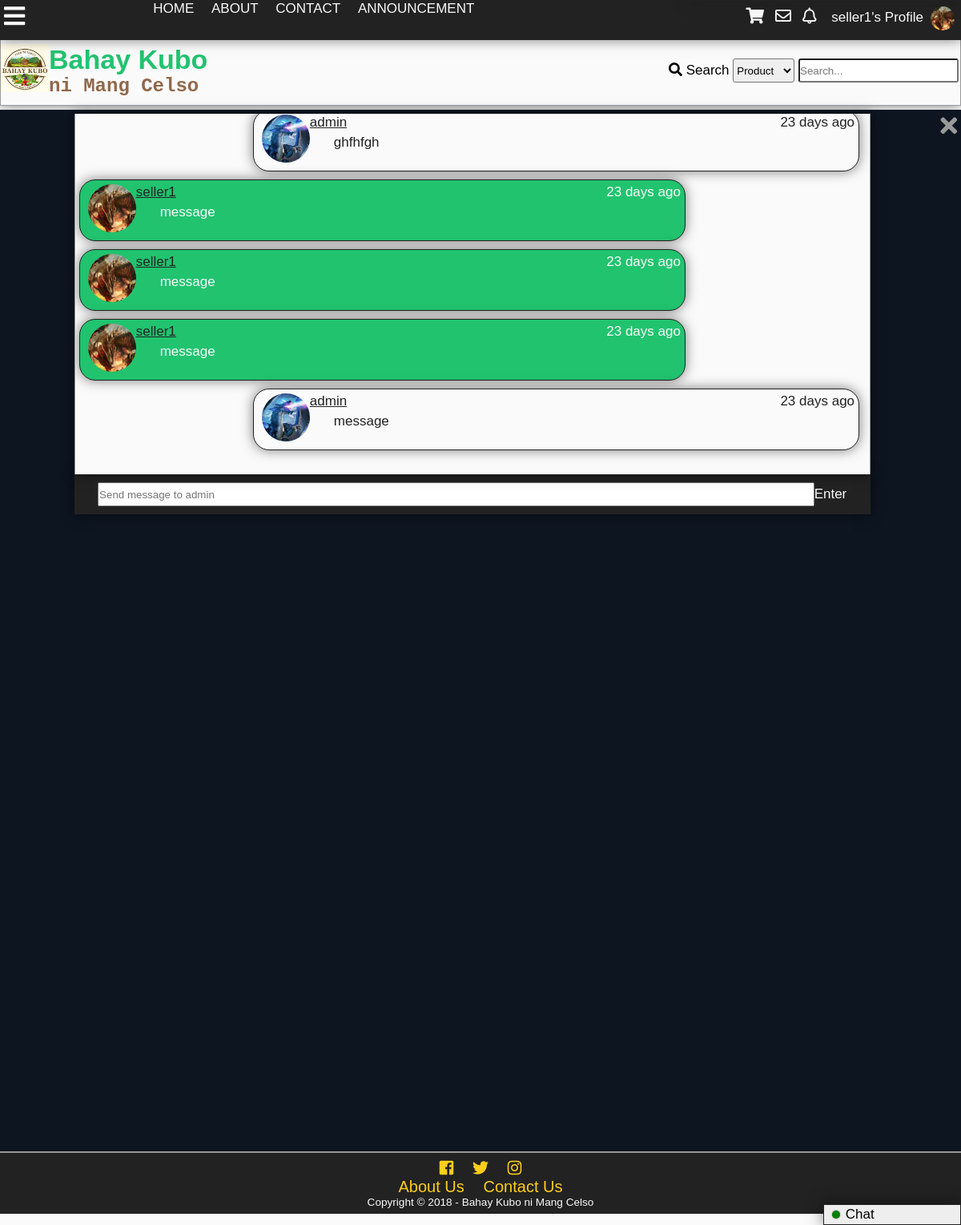
The app's page /inbox.php?id=1 (signed in) with its own data.
### tables this page shows
CREATE TABLE `tbluser` (
  `userid` int(11) NOT NULL,
  `username` varchar(100) NOT NULL,
  `password` varchar(100) NOT NULL,
  `firstname` varchar(100) NOT NULL,
  `middlename` varchar(100) NOT NULL,
  `lastname` varchar(100) NOT NULL,
  `birthday` varchar(20) NOT NULL,
  `datecreated` timestamp NOT NULL DEFAULT '0000-00-00 00:00:00',
  `email` varchar(100) NOT NULL,
  `phone` varchar(100) NOT NULL,
  `location` varchar(255) NOT NULL,
  `usertypeid` int(11) NOT NULL,
  `access` int(11) NOT NULL,
  `imgpath` varchar(200) NOT NULL,
  `bio` text NOT NULL,
  `is_show_email` tinyint(1) NOT NULL,
  `gender` int(11) NOT NULL,
  `lastupdate` timestamp NOT NULL DEFAULT '0000-00-00 00:00:00',
  `lastonline` timestamp NOT NULL DEFAULT '0000-00-00 00:00:00',
  `profileviews` int(11) NOT NULL
);

CREATE TABLE `tblpm` (
  `pmid` int(11) NOT NULL,
  `senderid` int(11) NOT NULL,
  `receiverid` int(11) NOT NULL,
  `message` text NOT NULL,
  `pmdate` datetime DEFAULT NULL,
  `checked` int(11) NOT NULL
);

### inbox.php (the view, shortened to what this page needs)
<?php
include'functions.php';
include'connection.php';
if(isset($_GET['id'])){
	$id=$_GET['id'];
	$sql ="SELECT username FROM tbluser WHERE userid ='$id'";
	$result = $conn->query($sql);
	$fetch = $result->fetch_object();
	$name = $fetch->username;
}else{
	die('This page doesn\'t exist.');
}
chattab();
?>
<!DOCTYPE html>
<html lang="en">
<head>
    <link rel="stylesheet" href="css/style.css">
  	<link rel="stylesheet" href="css/fontawesome-all.css">
</head>
<body onscroll="scrollOpacity()">
	<div class="main-container">
	<?php
		addheader();
	?>
		<div class="other-content">
<?php
if($id!=$_SESSION['id']){
	echo'
	<div class="closethis"><a href="inbox.php?id='.$_SESSION['id'].'"><i class="fas fa-times"></i></a></div>
	<div class="inbox-grid">
			<div class="left-inbox">
				<div class="inboxform-div">
					<form action="#" id="chatform" method="post">
						<div>
						<input type="hidden" id="hidden" name="hidden" value="'.$_GET["id"].'" />
						<input type="hidden" id="hidden2" name="hidden2" value="'.$_SESSION["id"].'" />
							<input placeholder="Send message to '.$name.'"type="text" autocomplete="off" id="sendmsg" name="message" required>Enter
						</div>
					</form>
				</div>
			</div>';
$id=$_SESSION['id'];
$Rquery="SELECT userid,username,imgpath FROM tbluser WHERE username='$name'";
$result=$conn->query($Rquery);
$row=$result->fetch_object();
$Rid=$row->userid;
			echo'<div class="right-inbox"
	background-attachment: fixed;">';
$sql="SELECT senderid,username,imgpath,message,pmdate FROM tblpm
LEFT JOIN tbluser
	ON senderid=userid
WHERE (receiverid='$id' and username='$name') or (senderid='$id' and receiverid='$Rid')
";
$result=$conn->query($sql);
while($row=$result->fetch_object()){
	$Sid = $row->senderid;
	$Sname=$row->username;
	$message=$row->message;
	$imgpath=$row->imgpath;
	$date=$row->pmdate;
	if($Sid==$_SESSION['id']){
	echo '<div class="chat-me">
	<a class="sender" href="profile.php?id='.$Sid.'">
		<div class="comment-tn">
			<img src="'.$imgpath.'">
		</div>'.$Sname.'</a><span class="inbox-date">'.time_elapsed_string_chat($date).'</span><br>
	<div class="chat-div">
		<p class="inbxmsg">'.createlink(nl2br($message)).'</p>
	</div>
	</div>';
	}else{
	echo '<div class="chat-notme">
	<a class="sender" href="profile.php?id='.$Sid.'">
		<div class="comment-tn">
			<img src="'.$imgpath.'">
		</div>'.$Sname.'</a><span class="inbox-date">'.time_elapsed_string_chat($date).'</span><br>
	<div class="chat-div">
		<p class="inbxmsg">'.createlink(nl2br($message)).'</p>
	</div>
	</div>';
	}
}
		echo'</div>
	</div>';
}
		?>
	</div>
		<?php
			addfooter();
		?>
	</div>
</body>
</html>

### functions.php (shortened to what this page needs)
<?php
function addheader(){
	echo'<header id="main-header">
			<div class="grid-header">
				<div class="box1">
					<a href="index.php">
						<div class="logo">
							<img src="img/logo.jpg">
						</div>
						<div id="header-text">
						<h1 id="first-text">Bahay Kubo</h1><br>
							<h2 id="second-text"> ni Mang Celso</h2>
						</div>
					</a>
				</div>
				<div class="box2">';
						search_function();
				echo'</div>
				<div class="modal2">
				</div>
				<div id="search-dropdown">
				</div>
			</div>
		</header>
		<div class="subheader">
			<div class="subgrid">
				<div class="svg">
					<p class="open-slide" onclick="openSlideMenu()">
						<i class="fas fa-bars"></i>
					</p>
				</div>
				<div class="nav">
					<a id="Home" href="index.php">HOME</a>
					<a id="Home" href="about.php">ABOUT</a>
					<a id="Home" href="contact.php">CONTACT</a>
					<a id="Home" href="announcement.php">ANNOUNCEMENT</a>
				</div>
				<div class="profile-grid">';
						session_button();
				echo'</div>
			</div>
		</div>
	';
}
function addfooter(){
	echo'<footer id="main-footer">
			<div class="container">
				<a target="_blank" title="Like us on Facebook" href="https://www.facebook.com/BahayKuboniMangCelso/?ref=page_internal"><i class="fab fa-facebook-square"></i></a>
				<a target="_blank" title="Follow us on Twitter" href="https://twitter.com/"><i class="fab fa-twitter"></i></a>
				<a target="_blank" title="Follow us on Instagram" href="https://www.instagram.com/?hl=ens"><i class="fab fa-instagram"></i></a>
				<p><a href="about.php">About Us</a>
				<a href="contact.php">Contact Us</a>
				</p>
				<p>Copyright &copy; '.date('Y').' - <span id="company">Bahay Kubo ni Mang Celso</span></p>
			</div>
		</footer>';
}
function time_elapsed_string_chat($datetime, $full = false) {
    $now = new DateTime;
    $ago = new DateTime($datetime);
    $diff = $now->diff($ago);
    $string = array(
        'y' => 'year',
        'm' => 'month',
        'd' => 'day',
        'h' => 'hour',
        'i' => 'minute'
    );
    foreach ($string as $k => &$v) {
        if ($diff->$k) {
            $v = $diff->$k . ' ' . $v . ($diff->$k > 1 ? 's' : '');
        } else {
            unset($string[$k]);
        }
    }
    if (!$full) $string = array_slice($string, 0, 1);
    return $string ? implode(', ', $string) . ' ago' : '< 1 minute ago';
}
function createlink($string){
$url = '~(?:(https?)://([^\s<]+)|(www\.[^\s<]+?\.[^\s<]+))(?<![\.,:])~i';
$string = preg_replace($url, '<a href="$0" target="_blank" title="$0">$0</a>', $string);
return $string;
}
function session_button(){
	$conn = mysqli_connect ("localhost", "root", "", "itsproject");
	echo '<div id="top-total" onclick="showCartPanel()">';
	echo'</div>
	<div id="cart-panel"">
		<h1 onclick="hideCartPanel()" class="close-heading">Shopping Cart <i style="float:right; padding-right:10px" class="fas fa-times"></i></h1>
		<div id="shopping-cart-content"></div>
	</div>
	<i class="fas fa-shopping-cart button" onclick="showCartPanel()"></i>';
	if(isset($_SESSION['id'])){
	$id=$_SESSION['id'];
		$sql="SELECT imgpath FROM tbluser WHERE userid=".$id."";
		$result=$conn->query($sql);
		$row=$result->fetch_object();
		$tn_image=$row->imgpath;
$sql="SELECT pmid FROM tblpm WHERE receiverid='$id' AND checked=0 GROUP BY senderid";
$result=$conn->query($sql);
$count=$result->num_rows;
		echo'<a class="button" title="Check your messages" href="inbox.php?id='.$_SESSION["id"].'"><i class="far fa-envelope"></i><span id="pmnum">'.$count.'</span></a>';
$sql="SELECT notifid FROM tblnotif
	WHERE receiverid='$id' and checked=0
	";
$result=$conn->query($sql);
$count=$result->num_rows;
		echo'<a class="button" id="notifbtn" title="Check your notifications" onclick="showNotif()""><i class="far fa-bell"></i><span id="notifnum">'.$count.'</span></a>
		<a class="button" href=profile.php?id='.$_SESSION['id'].'>
		'.$_SESSION["name"].'\'s Profile<div class="top-tn"><img src="'.$tn_image.'""></div></a>';
	}else{
		echo'<div id="notifnum"></div><div id="pmnum"></div>
		<a href ="register.php" class="button"><i class="fas fa-pencil-alt"></i></i>Sign Up</a>
		<a id="modalBtn" class="button"><i class="fas fa-sign-in-alt"></i>Login</a>';
	}
}
function search_function(){
	echo'
		<form action="search.php" method="get">
			<i class="fas fa-search"></i>
			<label>Search</label>
			<select name="criteria" id="criteria">
				<option value="1">Product</option>';
			echo'<option value="2">User</option>
			</select>
			<input type="text" onkeyup="searchdropdown()" required name="search-text" placeholder="Search..." id="search-text" autocomplete="off">
		</form>
	';
}
function chattab(){
	if(isset($_SESSION['id'])){
	$id=$_SESSION['id'];
	$conn = new mysqli('localhost','root','','itsproject');
	$sql="SELECT userid,username,imgpath,lastonline FROM tblfriend
	LEFT JOIN tbluser
		ON userid=user1 or userid=user2
	WHERE (user1='$id' or user2='$id') AND accepted=2 AND userid!='$id'
 	ORDER BY lastonline DESC";
 	$result=$conn->query($sql);
		echo'
		<div id="chat-tab" onclick="showChatPanel()">
			<div class="online"></div>
			<span>Chat</span>
		</div>
		<div id="chat-modal" onclick="hideChatPanel()">
		</div>
		<div id="chat-panel">
			<div id="chat-panel-body"><h3 onclick="hideChatPanel()" class="close-heading">Chat</h3>
				<ul>';
	while($row=$result->fetch_object()){
 		$name=$row->username;
 	}
			echo'
				</ul>
			</div>
			<div id="chat-bottom">
				<form id="chat-search-form">
					<i class="fas fa-search"></i><input type="text" id="chat-search" onkeyup="searchChat()" autocomplete="off" placeholder="Search friend...">
				</form>
			</div>
		</div>';
	}
}

### records on screen
tbluser: imgpath (picture)
tblpm: tbluser.imgpath (picture), tbluser.username "admin", pmdate "23 days ago", message "ghfhfgh"
tblpm: tbluser.imgpath (picture), tbluser.username "seller1", pmdate "23 days ago", message "message"
tblpm: tbluser.imgpath (picture), tbluser.username "seller1", pmdate "23 days ago", message "message"
tblpm: tbluser.imgpath (picture), tbluser.username "seller1", pmdate "23 days ago", message "message"
tblpm: tbluser.imgpath (picture), tbluser.username "admin", pmdate "23 days ago", message "message"

### other values on screen
$_SESSION["name"] "seller1"
